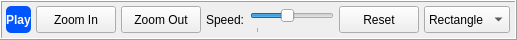
        <widget class="QFrame" name="signal_controls">
         <property name="sizePolicy">
          <sizepolicy hsizetype="Expanding" vsizetype="Expanding">
           <horstretch>0</horstretch>
           <verstretch>0</verstretch>
          </sizepolicy>
         </property>
         <property name="maximumSize">
          <size>
           <width>16777215</width>
           <height>40</height>
          </size>
         </property>
         <property name="frameShape">
          <enum>QFrame::Box</enum>
         </property>
         <property name="frameShadow">
          <enum>QFrame::Raised</enum>
         </property>
         <layout class="QHBoxLayout" name="horizontalLayout_8">
          <property name="spacing">
           <number>5</number>
          </property>
          <property name="leftMargin">
           <number>4</number>
          </property>
          <property name="topMargin">
           <number>4</number>
          </property>
          <property name="rightMargin">
           <number>5</number>
          </property>
          <property name="bottomMargin">
           <number>5</number>
          </property>
          <item>
           <widget class="QPushButton" name="play_pause_btn">
            <property name="sizePolicy">
             <sizepolicy hsizetype="Expanding" vsizetype="Expanding">
              <horstretch>0</horstretch>
              <verstretch>0</verstretch>
             </sizepolicy>
            </property>
            <property name="minimumSize">
             <size>
              <width>0</width>
              <height>0</height>
             </size>
            </property>
            <property name="maximumSize">
             <size>
              <width>16777215</width>
              <height>16777215</height>
             </size>
            </property>
            <property name="font">
             <font>
              <bold>true</bold>
             </font>
            </property>
            <property name="styleSheet">
             <string notr="true">

QPushButton {
    background-color: rgb(0, 85, 255);
color:rgb(255, 255, 255);
border-radius:5px;
}

QPushButton:hover {
    background-color: rgb(0, 50, 150);
}
</string>
            </property>
            <property name="text">
             <string>Play</string>
            </property>
           </widget>
          </item>
          <item>
           <widget class="QPushButton" name="ZoomIn">
            <property name="sizePolicy">
             <sizepolicy hsizetype="Expanding" vsizetype="Expanding">
              <horstretch>0</horstretch>
              <verstretch>0</verstretch>
             </sizepolicy>
            </property>
            <property name="minimumSize">
             <size>
              <width>0</width>
              <height>0</height>
             </size>
            </property>
            <property name="maximumSize">
             <size>
              <width>16777215</width>
              <height>16777215</height>
             </size>
            </property>
            <property name="styleSheet">
             <string notr="true"/>
            </property>
            <property name="text">
             <string>Zoom In</string>
            </property>
           </widget>
          </item>
          <item>
           <widget class="QPushButton" name="ZoomOut">
            <property name="sizePolicy">
             <sizepolicy hsizetype="Expanding" vsizetype="Expanding">
              <horstretch>0</horstretch>
              <verstretch>0</verstretch>
             </sizepolicy>
            </property>
            <property name="minimumSize">
             <size>
              <width>0</width>
              <height>0</height>
             </size>
            </property>
            <property name="maximumSize">
             <size>
              <width>16777215</width>
              <height>16777215</height>
             </size>
            </property>
            <property name="styleSheet">
             <string notr="true"/>
            </property>
            <property name="text">
             <string>Zoom Out</string>
            </property>
           </widget>
          </item>
          <item>
           <widget class="QLabel" name="label_131">
            <property name="sizePolicy">
             <sizepolicy hsizetype="Expanding" vsizetype="Expanding">
              <horstretch>0</horstretch>
              <verstretch>0</verstretch>
             </sizepolicy>
            </property>
            <property name="minimumSize">
             <size>
              <width>0</width>
              <height>0</height>
             </size>
            </property>
            <property name="maximumSize">
             <size>
              <width>40</width>
              <height>16777215</height>
             </size>
            </property>
            <property name="text">
             <string>Speed:</string>
            </property>
           </widget>
          </item>
          <item>
           <widget class="QSlider" name="speed_slider">
            <property name="sizePolicy">
             <sizepolicy hsizetype="Expanding" vsizetype="Expanding">
              <horstretch>0</horstretch>
              <verstretch>0</verstretch>
             </sizepolicy>
            </property>
            <property name="minimumSize">
             <size>
              <width>0</width>
              <height>0</height>
             </size>
            </property>
            <property name="maximumSize">
             <size>
              <width>16777215</width>
              <height>16777215</height>
             </size>
            </property>
            <property name="minimum">
             <number>1</number>
            </property>
            <property name="maximum">
             <number>8</number>
            </property>
            <property name="value">
             <number>4</number>
            </property>
            <property name="tracking">
             <bool>true</bool>
            </property>
            <property name="orientation">
             <enum>Qt::Horizontal</enum>
            </property>
            <property name="tickPosition">
             <enum>QSlider::TicksBelow</enum>
            </property>
            <property name="tickInterval">
             <number>0</number>
            </property>
           </widget>
          </item>
          <item>
           <widget class="QPushButton" name="reset_btn">
            <property name="sizePolicy">
             <sizepolicy hsizetype="Expanding" vsizetype="Expanding">
              <horstretch>0</horstretch>
              <verstretch>0</verstretch>
             </sizepolicy>
            </property>
            <property name="text">
             <string>Reset</string>
            </property>
           </widget>
          </item>
          <item>
           <widget class="QComboBox" name="comboBox">
            <property name="sizePolicy">
             <sizepolicy hsizetype="Expanding" vsizetype="Expanding">
              <horstretch>0</horstretch>
              <verstretch>0</verstretch>
             </sizepolicy>
            </property>
            <property name="maximumSize">
             <size>
              <width>150</width>
              <height>16777215</height>
             </size>
            </property>
            <item>
             <property name="text">
              <string>Rectangle</string>
             </property>
            </item>
            <item>
             <property name="text">
              <string>Hamming</string>
             </property>
            </item>
            <item>
             <property name="text">
              <string>Hanning</string>
             </property>
            </item>
            <item>
             <property name="text">
              <string>Gaussian</string>
             </property>
            </item>
           </widget>
          </item>
         </layout>
        </widget>
